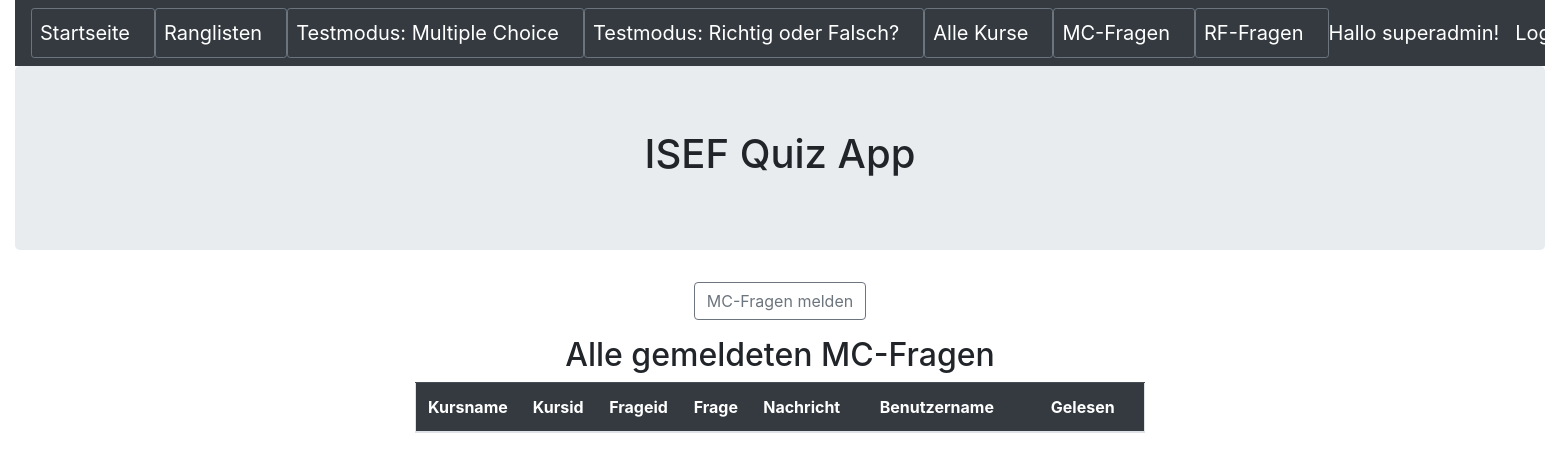
The page /meldungmcfragen (signed in) on the database as committed earlier.
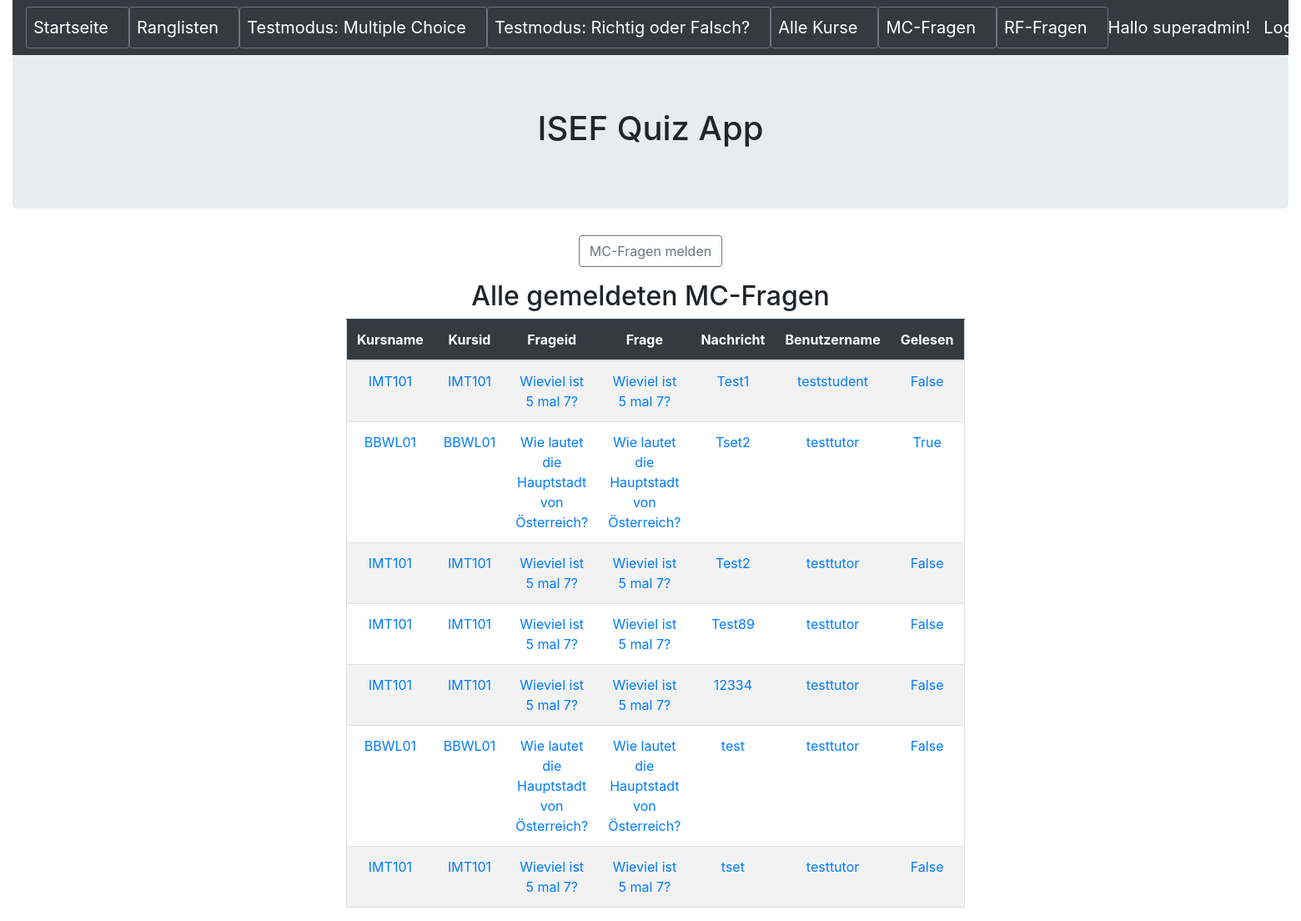
The same page on the database as committed later.
### quiz/models.py (models this page shows, shortened)
class MeldungMCFragen(models.Model):
    kursname = models.CharField(max_length=50,blank=False)
    kursid = models.ForeignKey(Kurs,null=True,blank=False,on_delete=models.CASCADE)
    frageid = models.ForeignKey(Frage,null=True,blank=False,on_delete=models.CASCADE)
    frage = models.CharField(max_length=255,blank=False)
    nachricht = models.CharField(max_length=500,blank=False)
    benutzername = models.CharField(max_length=50,blank=False)
    gelesen=models.BooleanField(default=False)

class Kurs(models.Model):
    name = models.CharField(max_length=50,help_text='Geben Sie den Namen des Kurses ein')
    beschreibung = models.CharField(max_length=255,help_text='Geben Sie die Beschreibung des Kurses ein')
    def __str__(self):
        return self.name

class Frage(models.Model):
    name = models.CharField(max_length=255,blank=False,help_text='Geben Sie hier die Frage ein')
    kurs = models.ForeignKey(Kurs,null=True,blank=False,on_delete=models.CASCADE,help_text='Wählen Sie den Kurs, welchem die Frage zugewiesen wird')
    antwort1 = models.CharField(max_length=255,blank=False,null=True,help_text='Geben Sie die Antwort1 der Frage ein')
    antwort1richtig = models.BooleanField(default=False,help_text='Geben Sie an ob Antwort1 richtig ist',verbose_name="Antwort1 richtig?")
    antwort2 = models.CharField(max_length=255,blank=False,null=True,help_text='Geben Sie die Antwort2 der Frage ein')
    antwort2richtig = models.BooleanField(default=False,help_text='Geben Sie an ob Antwort2 richtig ist',verbose_name="Antwort2 richtig?")
    antwort3 = models.CharField(max_length=255,blank=True,null=True,help_text='Geben Sie die Antwort3 der Frage ein (optional)')
    antwort3richtig = models.BooleanField(default=False,help_text='Geben Sie an ob Antwort3 richtig ist',verbose_name="Antwort3 richtig?")
    antwort4 = models.CharField(max_length=255,blank=True,null=True,help_text='Geben Sie die Antwort4 der Frage ein (optional)')
    antwort4richtig = models.BooleanField(default=False,help_text='Geben Sie an ob Antwort4 richtig ist',verbose_name="Antwort4 richtig?")
    freigegeben=models.BooleanField(default=False,help_text='Frage freigeben?',verbose_name="Frage freigeben")
    def __str__(self):
        return self.name

### quiz/views.py (the view)
# urls.py: path('meldungmcfragen', MeldungMCFragenHome.as_view(), name='meldungmcfragen'),
class MeldungMCFragenHome(AuthListView):
    model = MeldungMCFragen
    template_name = 'meldungmcfrage/meldungmcfragen_home.html'
    permission_required = ('quiz.view_meldungmcfragen')

### quiz/templates/meldungmcfrage/meldungmcfragen_home.html
{% extends 'base.html' %}
{% block content %}
<div class="text-center">
	<p><button type="button" class="btn btn-outline-secondary" onclick="location.href='{% url 'meldungmcfrage_select'  %}'"> MC-Fragen melden</button></p>
</div>
<h2 class="text-center">Alle gemeldeten MC-Fragen</h2>
<div class="container text-center">
	<div class="row justify-content-md-center">
		<div class="col-sm-8 ">
			<table  class ="table border table-hover table-striped">
				<thead class="table-dark">
					<th width=100 scope = "col">Kursname</th>
					<th width=100 scope = "col">Kursid</th>
					<th width=100 scope = "col">Frageid</th>
					<th width=100 scope = "col">Frage</th>
					<th width=100 scope = "col">Nachricht</th>
					<th width=550 scope = "col">Benutzername</th>
					<th width=550 scope = "col">Gelesen</th>
				</thead>
				<tbody>
				{% for meldungmcfragen in object_list %}
					<tr>
						<td> <a href="{% url 'meldungmcfragen_detail' meldungmcfragen.pk %}">{{ meldungmcfragen.kursname }}</a> </td>
						<td> <a href="{% url 'meldungmcfragen_detail' meldungmcfragen.pk %}">{{ meldungmcfragen.kursid }}</a> </td>
						<td> <a href="{% url 'meldungmcfragen_detail' meldungmcfragen.pk %}">{{ meldungmcfragen.frageid }}</a> </td>
						<td> <a href="{% url 'meldungmcfragen_detail' meldungmcfragen.pk %}">{{ meldungmcfragen.frage}}</a> </td>
						<td> <a href="{% url 'meldungmcfragen_detail' meldungmcfragen.pk %}">{{ meldungmcfragen.nachricht}}</a> </td>
						<td> <a href="{% url 'meldungmcfragen_detail' meldungmcfragen.pk %}">{{ meldungmcfragen.benutzername}}</a> </td>
						<td> <a href="{% url 'meldungmcfragen_detail' meldungmcfragen.pk %}">{{ meldungmcfragen.gelesen}}</a> </td>
					</tr>
				{% endfor %}
				</tbody>
			</table>
		</div>
	</div>
</div>
{% endblock content %}

### templates/base.html (shortened to what this page needs)
<!DOCTYPE html>
<html>
  <head>
	<link rel="stylesheet" href="https://stackpath.bootstrapcdn.com/bootstrap/4.5.0/css/bootstrap.min.css">
  </head>
  <body>
    <div class="container-fluid">
        <header>
            <nav class="navbar navbar-expand-lg navbar-dark bg-dark">
                <button type="button" class="btn btn-outline-secondary btn-sm"><a class="navbar-brand" href="{% url 'index' %}">Startseite</a></button>
                <button type="button" class="btn btn-outline-secondary btn-sm"><a class="navbar-brand" href="{% url 'ergebnis_start' %}">Ranglisten</a></button>
                <button type="button" class="btn btn-outline-secondary btn-sm"><a class="navbar-brand" href="{% url 'mctest_select' %}">Testmodus: Multiple Choice</a></button>
                <button type="button" class="btn btn-outline-secondary btn-sm"><a class="navbar-brand" href="{% url 'rftest_select' %}">Testmodus: Richtig oder Falsch?</a></button>
                <button type="button" class="btn btn-outline-secondary btn-sm"><a class="navbar-brand" href="{% url 'kurs_start' %}">Alle Kurse</a></button>
                <button type="button" class="btn btn-outline-secondary btn-sm"><a class="navbar-brand" href="{% url 'frage_start' %}">MC-Fragen</a></button>
                <button type="button" class="btn btn-outline-secondary btn-sm"><a class="navbar-brand" href="{% url 'richtigoderfalsch_start' %}">RF-Fragen</a></button>
				{% if user.is_authenticated %}
                <a class="navbar-brand ml-auto order-md-last ">Hallo {{ user.get_username }}!</a>
                <a class="navbar-brand ml-auto order-md-last" href="{% url 'logout'%}?next={{request.path}}">Logout</a>
                {% else %}
                <a class="navbar-brand ml-auto order-md-last" href="{% url 'login'%}?next={{request.path}}">Login</a>
                {% endif %}
            </nav>
        </header>
        <div class="jumbotron">
            <h1 class="text-center">ISEF Quiz App</h1>
        </div>
        {% block content %}
        {% endblock content %}
    </div>
  </body>
</html>

Rows that differ between the two databases and show on the page:
added MeldungMCFragen: kursname "IMT101", kursid "IMT101", frageid "Wieviel ist 5 mal 7?", frage "Wieviel ist 5 mal 7?", nachricht "Test1", benutzername "teststudent", gelesen "False"
added MeldungMCFragen: kursname "BBWL01", kursid "BBWL01", frageid "Wie lautet die Hauptstadt von Österreich?", frage "Wie lautet die Hauptstadt von Österreich?", nachricht "Tset2", benutzername "testtutor", gelesen "True"
added MeldungMCFragen: kursname "IMT101", kursid "IMT101", frageid "Wieviel ist 5 mal 7?", frage "Wieviel ist 5 mal 7?", nachricht "Test2", benutzername "testtutor", gelesen "False"
added MeldungMCFragen: kursname "IMT101", kursid "IMT101", frageid "Wieviel ist 5 mal 7?", frage "Wieviel ist 5 mal 7?", nachricht "Test89", benutzername "testtutor", gelesen "False"
added MeldungMCFragen: kursname "IMT101", kursid "IMT101", frageid "Wieviel ist 5 mal 7?", frage "Wieviel ist 5 mal 7?", nachricht "12334", benutzername "testtutor", gelesen "False"
added MeldungMCFragen: kursname "BBWL01", kursid "BBWL01", frageid "Wie lautet die Hauptstadt von Österreich?", frage "Wie lautet die Hauptstadt von Österreich?", nachricht "test", benutzername "testtutor", gelesen "False"
added MeldungMCFragen: kursname "IMT101", kursid "IMT101", frageid "Wieviel ist 5 mal 7?", frage "Wieviel ist 5 mal 7?", nachricht "tset", benutzername "testtutor", gelesen "False"
